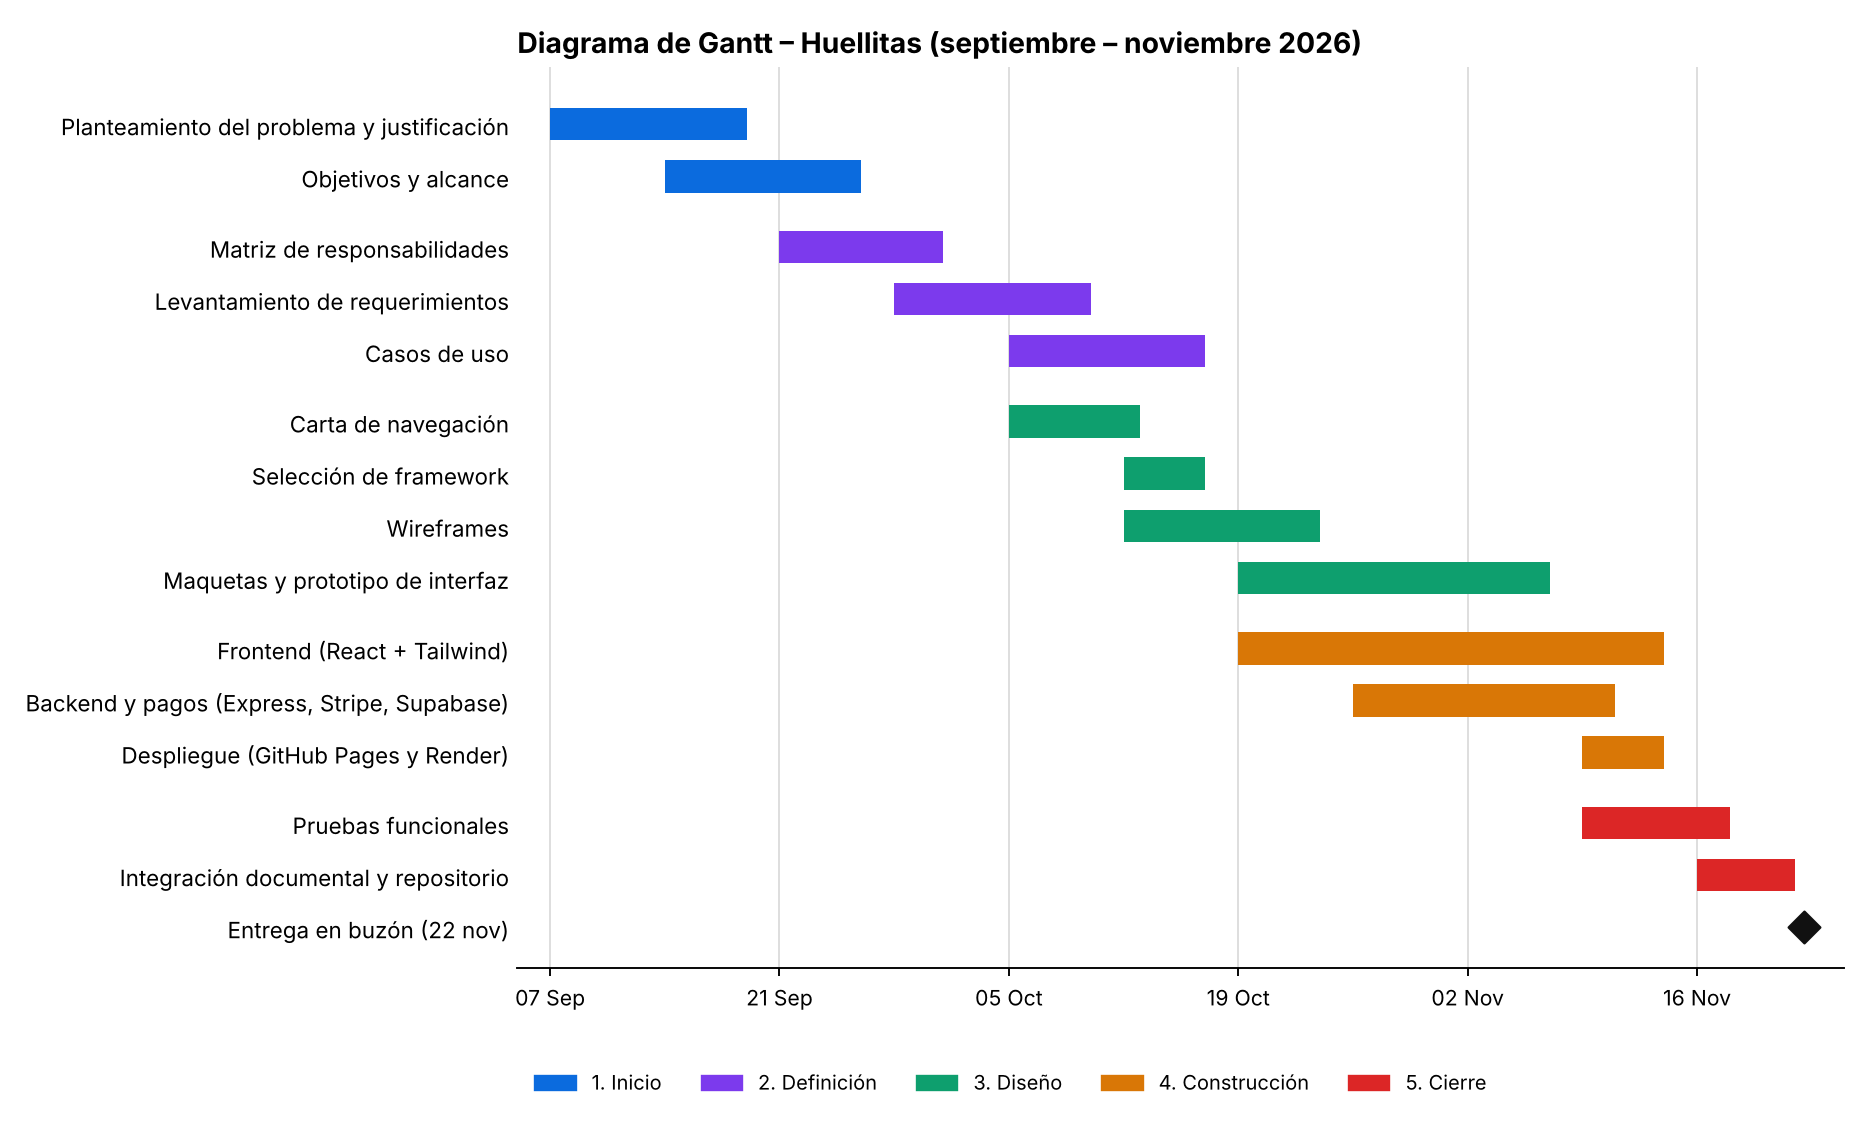

This chart was generated by the following Python code:
import matplotlib; matplotlib.use('Agg')
import matplotlib.pyplot as plt, matplotlib.dates as md
from datetime import date
T=[("1. Inicio","#0B6BDE",[("Planteamiento del problema y justificación","2026-09-07","2026-09-18"),("Objetivos y alcance","2026-09-14","2026-09-25")]),
("2. Definición","#7C3AED",[("Matriz de responsabilidades","2026-09-21","2026-09-30"),("Levantamiento de requerimientos","2026-09-28","2026-10-09"),("Casos de uso","2026-10-05","2026-10-16")]),
("3. Diseño","#0E9F6E",[("Carta de navegación","2026-10-05","2026-10-12"),("Selección de framework","2026-10-12","2026-10-16"),("Wireframes","2026-10-12","2026-10-23"),("Maquetas y prototipo de interfaz","2026-10-19","2026-11-06")]),
("4. Construcción","#D97706",[("Frontend (React + Tailwind)","2026-10-19","2026-11-13"),("Backend y pagos (Express, Stripe, Supabase)","2026-10-26","2026-11-10"),("Despliegue (GitHub Pages y Render)","2026-11-09","2026-11-13")]),
("5. Cierre","#DC2626",[("Pruebas funcionales","2026-11-09","2026-11-17"),("Integración documental y repositorio","2026-11-16","2026-11-21")])]
d=lambda s:date.fromisoformat(s)
fig,ax=plt.subplots(figsize=(11,6.6),dpi=170)
y=0; ticks=[];labs=[]
for sec,c,rows in T:
    for n,s,e in rows:
        ax.barh(y,(d(e)-d(s)).days+1,left=md.date2num(d(s)),color=c,height=0.62)
        ticks.append(y);labs.append(n);y+=1
    y+=0.35
ax.scatter([md.date2num(d("2026-11-22"))+0.5],[y-0.35+0.0],marker='D',s=90,color='#111',zorder=5)
ticks.append(y-0.35);labs.append("Entrega en buzón (22 nov)")
ax.set_yticks(ticks);ax.set_yticklabels(labs,fontsize=9.5);ax.invert_yaxis()
ax.xaxis_date();ax.xaxis.set_major_locator(md.WeekdayLocator(byweekday=md.MO,interval=2));ax.xaxis.set_major_formatter(md.DateFormatter('%d %b'))
ax.tick_params(axis='x',labelsize=9);ax.grid(axis='x',color='#ddd');ax.set_axisbelow(True)
ax.set_xlim(md.date2num(d("2026-09-05")),md.date2num(d("2026-11-25")))
for sp in ('top','right','left'): ax.spines[sp].set_visible(False)
ax.tick_params(axis='y',length=0)
import matplotlib.patches as mp
ax.legend(handles=[mp.Patch(color=c,label=s) for s,c,_ in T],loc='lower left',fontsize=8.5,ncol=5,frameon=False,bbox_to_anchor=(0,-0.16))
ax.set_title("Diagrama de Gantt – Huellitas (septiembre – noviembre 2026)",fontsize=12,fontweight='bold',loc='left')
plt.tight_layout();plt.savefig('gantt.png',facecolor='white');print('ok')
